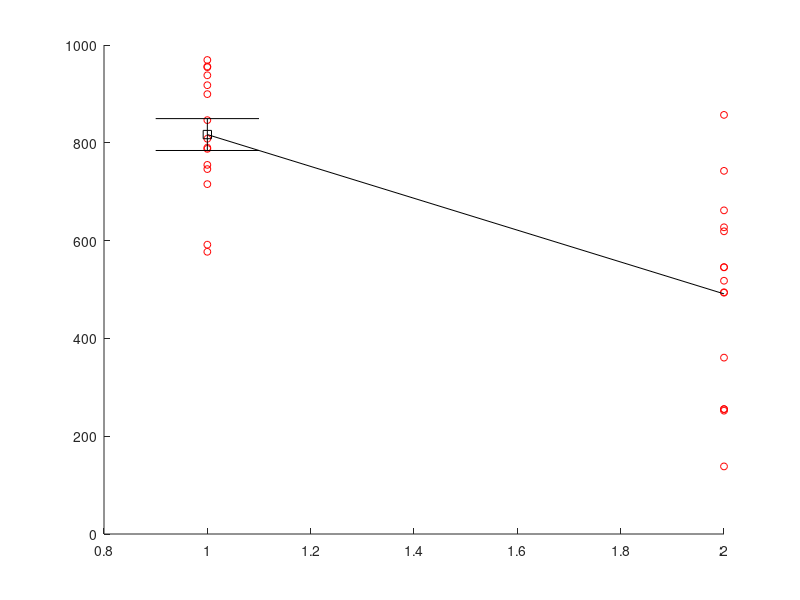

Source code (MATLAB): (Note: this script raises an error after producing the figure.)
function FigS3A()

%% 48 h %%
load('./explants.mat')
   
%indices for each concentration%
cn = [0.3,10];
IND{length(cn)}=[];
for k = 1:length(cn)
        IND{k} = find(explants.NGF == cn(k));
end

%average radial outrowth grouped by concentration%
outgrowth{length(cn)}=[];
for k = 1:length(cn)
    outgrowth{k} = explants.outgrowth(IND{k});
end

%means and sdevs%
outgrowth_mean = cell2mat(cellfun(@mean,outgrowth,'uni',0));
outgrowth_sd = cell2mat(cellfun(@std,outgrowth,'uni',0));

%plotting
figure()
hold on

for k=1:length(cn)
    plot(k*ones(1,length(outgrowth{k})),outgrowth{k},'ro','MarkerSize',5)
end

plot([1,2],outgrowth_mean,'k-')

for k=1:length(cn)
    errorbar(k,outgrowth_mean(k),outgrowth_sd(k)/sqrt(length(outgrowth{k})),'ks',...
    'MarkerFaceColor','k','MarkerSize',8,'LineWidth',1.5)
end

%% 96 h %%
clear all
load('./explants_96h.mat')

%indices for each concentration%
cn = [0.3,10];
IND{length(cn)}=[];
for k = 1:length(cn)
        IND{k} = find(explants_96h.NGF == cn(k));
end

%average radial outrowth grouped by concentration%
outgrowth{length(cn)}=[];
for k = 1:length(cn)
    outgrowth{k} = explants_96h.outgrowth(IND{k});
end

%means and sdevs%
outgrowth_mean = cell2mat(cellfun(@mean,outgrowth,'uni',0));
outgrowth_sd = cell2mat(cellfun(@std,outgrowth,'uni',0));

%plotting
hold on

for k=1:length(cn)
    plot((k+2)*ones(1,length(outgrowth{k})),outgrowth{k},'ro','MarkerSize',5)
end

plot([3,4],outgrowth_mean,'k-')

for k=1:length(cn)
    errorbar(k+2,outgrowth_mean(k),outgrowth_sd(k)/sqrt(length(outgrowth{k})),'ks',...
    'MarkerFaceColor','k','MarkerSize',8,'LineWidth',1.5)
end

hold off
axis([0,5,0,1750])
set(gca,'Xtick',[1,2,3,4],'Xticklabels',[0.3,10,0.3,10],'FontSize',22)
ylabel('radial outgrowth ($\mu m$)','Interpreter','latex','Fontsize',22)
xlabel('NGF (nM)','Interpreter','latex','Fontsize',22)

